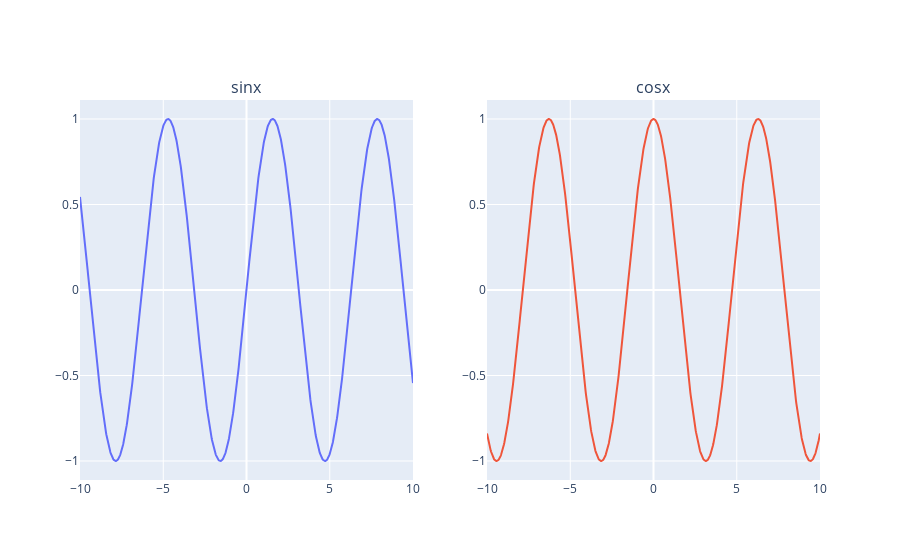

Here is the notebook cell this chart was saved with:
### Markdown cell above
## Задание 5 (2 балла)

### Code cell
from plotly.subplots import make_subplots

def plot_sin_cos_subplots(x_axis_data):
    # переделайте функцию выше так, чтобы она возвращала фигуру с графиками sin(x) и cos(x) на отдельных подграфиках
    y1 = np.sin(x_axis_data)
    y2 = np.cos(x_axis_data)
    fig = make_subplots(rows=1, cols=2,
          subplot_titles =("sinx", "cosx")
           )
    fig.add_trace(
        go.Scatter(x=x, y=y1, mode='lines'),
        row=1, col=1
        )
    fig.add_trace(
        go.Scatter(x=x, y=y2, mode='lines'),
        row=1, col=2
        )
    fig.update_layout(
        showlegend =False
    )
    return fig

fig = plot_sin_cos_subplots(np.linspace(-10, 10, 1000)) # эта fig не имеет никакого отношения к предыдущей
fig.show()

### Figure 1 — Plotly figure (JSON) as saved in the notebook; plotly's stock layout.template omitted (floating-point values rounded to 4 significant figures; data arrays with more than 128 entries replaced by an {"elided": "..."} marker saying what was removed)
{"data": [{"mode": "lines", "type": "scatter", "x": {"elided": "1000 float values"}, "xaxis": "x", "y": {"elided": "1000 float values"}, "yaxis": "y"}, {"mode": "lines", "type": "scatter", "x": {"elided": "1000 float values"}, "xaxis": "x2", "y": {"elided": "1000 float values"}, "yaxis": "y2"}], "layout": {"annotations": [{"font": {"size": 16}, "showarrow": false, "text": "sinx", "x": 0.225, "xanchor": "center", "xref": "paper", "y": 1.0, "yanchor": "bottom", "yref": "paper"}, {"font": {"size": 16}, "showarrow": false, "text": "cosx", "x": 0.775, "xanchor": "center", "xref": "paper", "y": 1.0, "yanchor": "bottom", "yref": "paper"}], "showlegend": false, "xaxis": {"anchor": "y", "domain": [0.0, 0.45]}, "xaxis2": {"anchor": "y2", "domain": [0.55, 1.0]}, "yaxis": {"anchor": "x", "domain": [0.0, 1.0]}, "yaxis2": {"anchor": "x2", "domain": [0.0, 1.0]}}}
